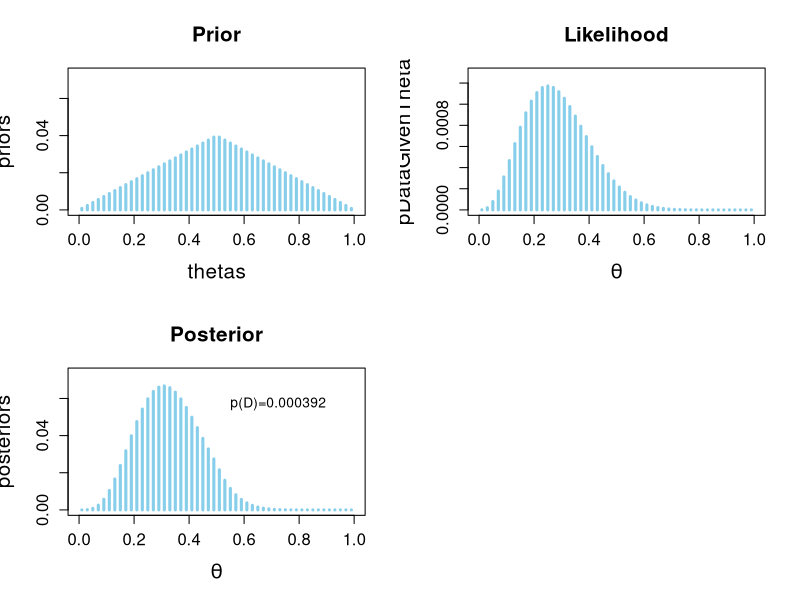
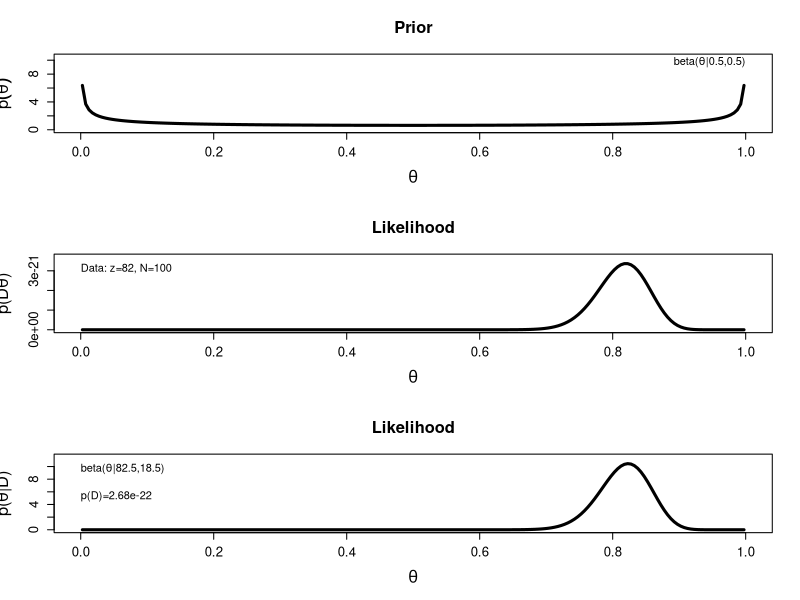
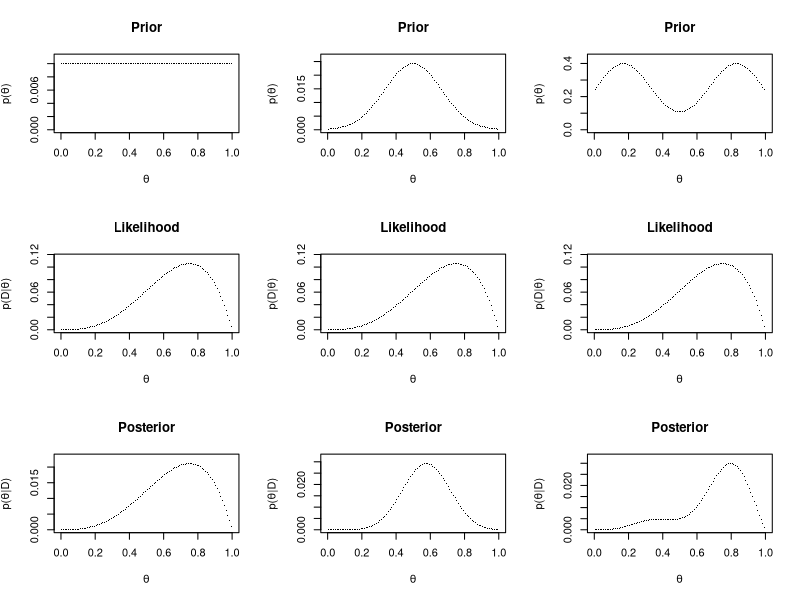

R code for these plots, in order:
bayesUpdate <- function () {
    numThetas <- 50
    thetas <- seq(0.01, 0.99, len=numThetas)

    # make the probs triangular
    priors <- pmin(thetas, 1-thetas)
    priors <- priors / sum(priors)

    # 3 H 9 T
    data <- c(rep(1,3), rep(0,9))
    numHeads <- sum(data)
    numTails <- length(data) - numHeads
    
    # likelihood
    pDataGivenTheta = thetas^numHeads * (1-thetas)^numTails
    
    pData = sum(pDataGivenTheta*priors)
    posteriors = pDataGivenTheta * priors / pData

    par(mfrow=c(2,2))
    plot(thetas, priors, type="h", lwd=3, main="Prior",
         xlim=c(0,1), xlab=bquote(thetas),
         ylim=c(0,1.1*max(posteriors)), ylab=bquote(priors),
         cex.axis=1.2, cex.lab=1.5, cex.main=1.5, col="skyblue")

    # plot the likelihood
    plot(thetas, pDataGivenTheta, type="h", lwd=3, main="Likelihood",
     xlim=c(0,1), xlab=bquote(theta),
     ylim=c(0, 1.1*max(pDataGivenTheta)), ylab=bquote(pDataGivenTheta),
     cex.axis=1.2, cex.lab=1.5, cex.main=1.5, col="skyblue")
    
    # plot the posterior
    plot(thetas, posteriors, type="h", lwd=3, main="Posterior",
     xlim=c(0,1), xlab=bquote(theta),
     ylim=c(0, 1.1*max(posteriors)), ylab=bquote(posteriors),
     cex.axis=1.2, cex.lab=1.5, cex.main=1.5, col="skyblue")

    # show p(D)
    text(.55, .85*max(posteriors), cex=1.0, bquote("p(D)=" *.(signif(pData, 3))), adj=c(0,.5))
    
    par(mfrow=c(1,1))
}
bayesUpdate()

##---- Bernoulli Beta
bernoulliBeta <- function (a=1, b=1) {
    par(mfrow=c(3, 1))
    N = 100
    data <- rbinom(N, 1, .8)
    z <- sum(data==1)

    posterior.param <- c(a+z, b+N-z)
    pData <- beta(posterior.param[1], posterior.param[2]) / beta(a, b)

    binwidth <- .005
    theta <- seq(from=binwidth/2, to=1-(binwidth/2), by=binwidth)
    pTheta <- dbeta(theta, a, b)

    # N flips, z Heads
    pDataGivenTheta <- theta^z * (1-theta)^(N-z)
    pThetaGivenData <- dbeta(theta, a+z, b+N-z)

    maxY <- max(c(pTheta, pThetaGivenData))

    # plot the prior
    plot(theta, pTheta, type="l", lwd=3, xlim=c(0,1), ylim=c(0, maxY), cex.axis=1.2,
         xlab=bquote(theta), ylab=bquote(p(theta)), cex.lab=1.5,
         main="Prior", cex.main=1.5)

    if (a > b) {
        textX <- 0
        textadj <- c(0,1)
    } else {
        textX <- 1
        textadj <- c(1,1)
    }

    text(textX, max(pThetaGivenData), bquote("beta("*theta*"|"*.(a)*","*.(b)*")" ),
         cex=1.0, adj=textadj)
    # plot the prior
    plot(theta, pDataGivenTheta, type="l", lwd=3, xlim=c(0,1), ylim=c(0, 1.1*max(pDataGivenTheta)),
         cex.axis=1.2, xlab=bquote(theta), ylab=bquote("p(D" * theta * ")"), cex.lab=1.5,
         main="Likelihood", cex.main=1.5)

    if (z>.5*N) {
        textX=0
        textadj=c(0,1)
    } else {
        textX = 1
        textadj = c(1,1)
    }
    text(textX , max(pDataGivenTheta) , cex=1.0 ,
         bquote("Data: z=" * .(z) * ", N=" * .(N) ), adj=textadj)

    # plot the posterior
    plot(theta, pThetaGivenData, type="l", lwd=3, xlim=c(0,1), ylim=c(0, 1.1*max(pThetaGivenData)),
         cex.axis=1.2, xlab=bquote(theta), ylab=bquote("p(" * theta * "|D)"), cex.lab=1.5,
         main="Likelihood", cex.main=1.5)

    if(a+z > b+N-z){
        textX=0
        textadj=c(0,1)
    } else {
        textX = 1
        textadj = c(1,1)
    }

    text(textX , max(pThetaGivenData) , cex=1.0,
         bquote("beta(" * theta * "|" * .(a+z) * "," * .(b+N-z) * ")") , adj=textadj)

    # P(D)
    text(textX, .75*max(pThetaGivenData), cex=1.0,
         bquote("p(D)=" * .(signif(pData, 3))), adj=c(0,2))

    par(mfrow=c(1,1))

    # mean of the posterior
    (z+a) / (N + a + b)
}

bernoulliBeta(.5, .5)
#----

##---- Discrete Bayes Update

bernoulliGrid <- function (thetas, priors, data) {
    z <- sum(data == 1)
    N <- length(data)

    pDataGivenTheta <- thetas^z*(1-thetas)^(N-z)
    pData <- sum(pDataGivenTheta * priors)

    pThetaGivenData <- pDataGivenTheta * priors / pData

    # plot prior
    plot(thetas, priors, pch=".", xlim=c(0,1), ylim=c(0, 1.1* max(priors)),
         main="Prior", xlab=bquote(theta), ylab=bquote("p(" * theta * ")"))
    # plot likelihood
    plot(thetas, pDataGivenTheta, pch=".", xlim=c(0,1), ylim=c(0, 1.1* max(pDataGivenTheta)),
         main="Likelihood", xlab=bquote(theta), ylab=bquote("p(D|" * theta * ")"))
    # plot posterior
    plot(thetas, pThetaGivenData, pch=".", xlim=c(0,1), ylim=c(0, 1.1* max(pThetaGivenData)),
         main="Posterior", xlab=bquote(theta), ylab=bquote("p(" * theta * "|D)"))
}

bernoulliGridSimu <- function () {
    binwidth <- 1/100
    thetas <- seq(binwidth/2, 1-binwidth/2, binwidth)
    
    # 3H 1T
    data <- c(rep(1, 3), rep(0, 1))

    # uniform distribution
    priors <- c(rep(1, length(thetas)))
    priors <- priors / sum(priors)

    par(mfcol=c(3, 3))
    bernoulliGrid(thetas, priors, data)

    # unimodal distribution
    priors <- sapply(seq(-3, 3, len=length(thetas)), dnorm)
    priors <- priors/sum(priors)
    bernoulliGrid(thetas, priors, data)

    # bimodal distribution
    priors <- sapply(seq(-3, 3, len=length(thetas)), function (x) { dnorm(x, mean=-2) })
    priors <- priors + sapply(seq(-3, 3, len=length(thetas)), function(x) { dnorm(x, mean=2) })
    bernoulliGrid(thetas, priors, data)
       
    par(mfcol=c(1,1))
}

bernoulliGridSimu()

#----
